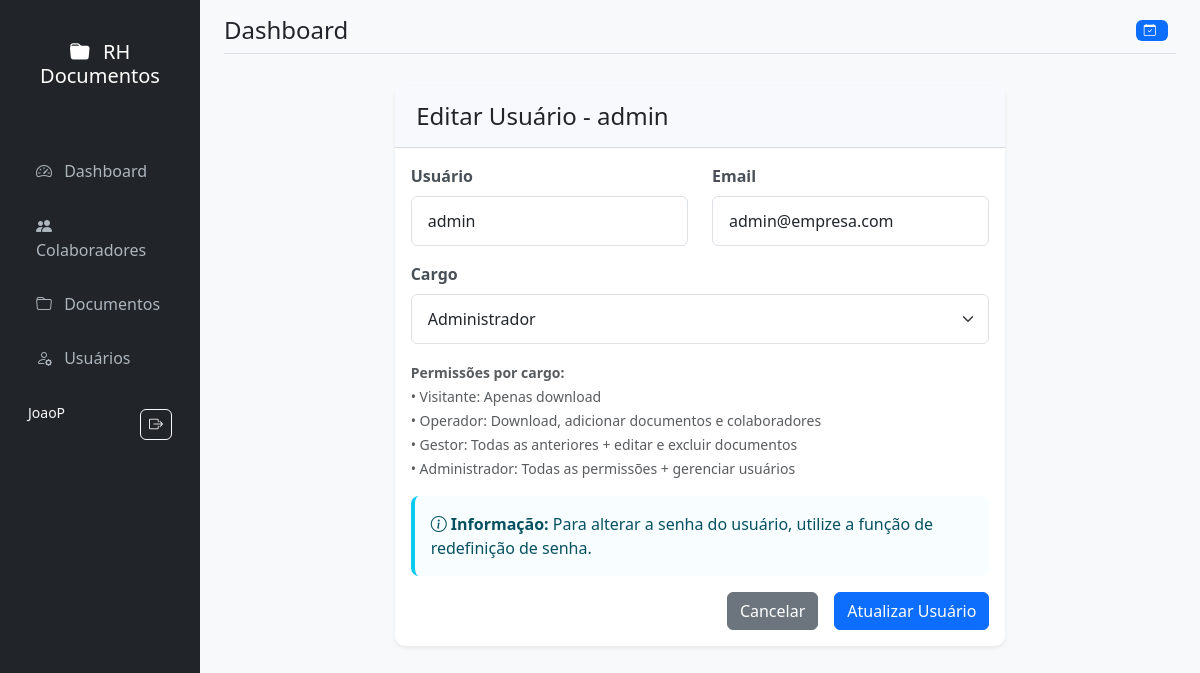
Page /usuario/editar/1 (signed in) on the earlier database version.
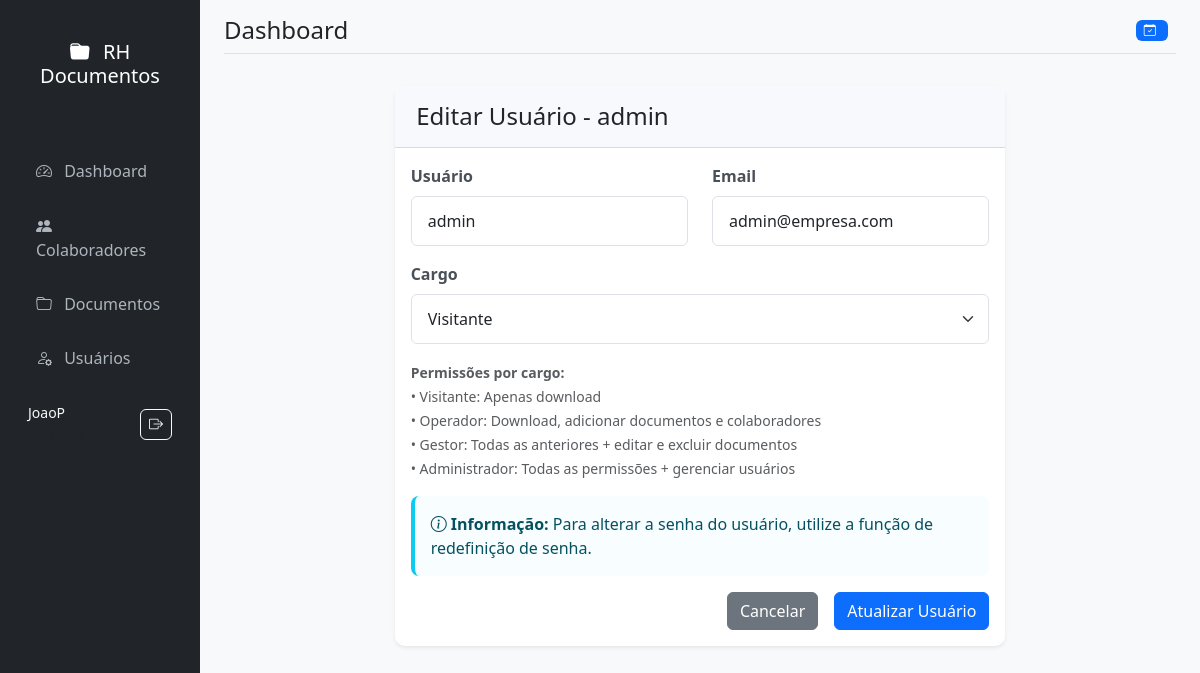
Same page on the later database version.
### models.py (models this page shows, shortened)
class User(UserMixin, db.Model):
    id = db.Column(db.Integer, primary_key=True)
    username = db.Column(db.String(80), unique=True, nullable=False)
    email = db.Column(db.String(120), unique=True, nullable=False)
    password_hash = db.Column(db.String(120), nullable=False)
    role = db.Column(db.String(20), nullable=False, default='visitante')
    created_at = db.Column(db.DateTime, default=datetime.utcnow)
    def has_permission(self, permission):
        roles_permissions = {
            'visitante': ['download'],
            'operador': ['download', 'add_documento', 'add_colaborador', 'renovar_documento'],
            'gestor': ['download', 'add_documento', 'add_colaborador', 'renovar_documento', 'edit_documento', 'delete_documento'],
            'administrador': ['download', 'add_documento', 'add_colaborador', 'renovar_documento', 'edit_documento', 'delete_documento', 'add_usuario']
        }
        return permission in roles_permissions.get(self.role, [])

### app.py (the view, shortened to what this page needs)
@app.route('/usuario/editar/<int:usuario_id>', methods=['GET', 'POST'])
@login_required
def editar_usuario(usuario_id):
    if current_user.role != 'administrador':
        flash('Acesso não autorizado', 'warning')
        return redirect(url_for('dashboard'))
    usuario = User.query.get_or_404(usuario_id)
    form = EditarUsuarioForm(obj=usuario)
    return render_template('editar_usuario.html', form=form, usuario=usuario)

### forms.py
class EditarUsuarioForm(FlaskForm):
    username = StringField('Usuário', validators=[DataRequired(), Length(max=80)])
    email = StringField('Email', validators=[DataRequired(), Email()])
    role = SelectField('Cargo', choices=[
        ('visitante', 'Visitante'),
        ('operador', 'Operador'),
        ('gestor', 'Gestor'),
        ('administrador', 'Administrador')
    ], validators=[DataRequired()])
    submit = SubmitField('Atualizar Usuário')

### app.py (called while the page is built)
@login_manager.user_loader
def load_user(user_id):
    return User.query.get(int(user_id))

@app.teardown_appcontext
def shutdown_session(exception=None):
    db.session.remove()

### templates/editar_usuario.html (shortened to what this page needs)
{% extends "base.html" %}
{% block content %}
<div class="row justify-content-center">
    <div class="col-md-8">
        <div class="card">
            <div class="card-header">
                <h4 class="mb-0">Editar Usuário - {{ usuario.username }}</h4>
            </div>
            <div class="card-body">
                <form method="POST">
                    <div class="row">
                        <div class="col-md-6 mb-3">
                            {{ form.username.label(class="form-label") }}
                            {{ form.username(class="form-control") }}
                        </div>
                        <div class="col-md-6 mb-3">
                            {{ form.email.label(class="form-label") }}
                            {{ form.email(class="form-control") }}
                        </div>
                    </div>
                    <div class="row">
                        <div class="col-md-12 mb-3">
                            {{ form.role.label(class="form-label") }}
                            {{ form.role(class="form-select") }}
                        </div>
                    </div>
                    <div class="mb-3">
                        <small class="text-muted">
                            <strong>Permissões por cargo:</strong><br>
                            • Visitante: Apenas download<br>
                            • Operador: Download, adicionar documentos e colaboradores<br>
                            • Gestor: Todas as anteriores + editar e excluir documentos<br>
                            • Administrador: Todas as permissões + gerenciar usuários
                        </small>
                    </div>
                    <div class="alert alert-info">
                        <i class="bi bi-info-circle"></i>
                        <strong>Informação:</strong> Para alterar a senha do usuário, utilize a função de redefinição de senha.
                    </div>
                    <div class="d-grid gap-2 d-md-flex justify-content-md-end">
                        <a href="{{ url_for('usuarios') }}" class="btn btn-secondary me-md-2">Cancelar</a>
                        {{ form.submit(class="btn btn-primary") }}
                    </div>
                </form>
            </div>
        </div>
    </div>
</div>
{% endblock %}

Differences in the rows shown:
changed User "admin": role "Administrador" → "Visitante"
